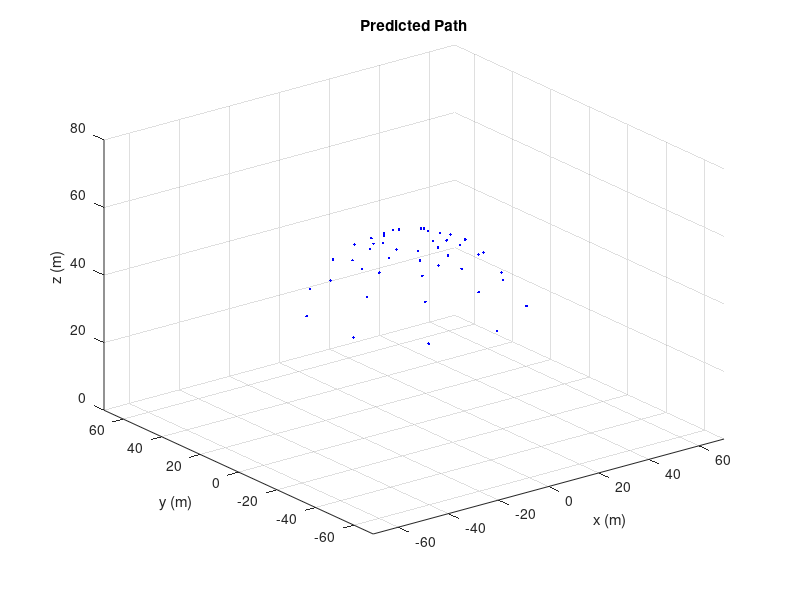

Source code (MATLAB): (Note: this script raises an error after producing the figure.)
%Brook Leigh
%Comes up with a list of (x,y,z) points and corresponding motor values,
%then sends motor values to arduino, records actual position, and compares
%to predicted/requested
clear

L = 56; % (mm) from spine architecture 
d = 4; % (mm) "
disk_diameter = 15; % (mm) diameter of the disk
PWMrange = 500-100;
res = 10;

%These values give a turn angle (theta) and a bend amount (Rc)
minR = log10(2*L/(pi));
maxR = log10(150);
Rc = [logspace(minR,maxR,res/2)];

theta = linspace(0,2*pi,res);
phi = L./Rc;

%All the circles

%initiate state variable
x = zeros(3,length(theta)*length(Rc));
dl = zeros(4,length(theta)*length(Rc));

%for a given theta, an arc is defined along the range of possible bend
%radiuses which each give an (x,y,z) coordinate
l = length(theta);
for i = 1:length(Rc)
    x(1,((i-1)*l+1):i*l) = cos(theta)*Rc(i)*(1-cos(L/Rc(i)));
    x(2,((i-1)*l+1):i*l) = sin(theta)*Rc(i)*(1-cos(L/Rc(i)));
    x(3,((i-1)*l+1):i*l) = Rc(i)*sin(L/Rc(i));

    dl(1,((i-1)*l+1):i*l) = (phi(i)*(Rc(i)-d*cos(theta))-L);
    dl(2,((i-1)*l+1):i*l) = (phi(i)*(Rc(i)+d*cos(theta))-L);
    dl(3,((i-1)*l+1):i*l) = (phi(i)*(Rc(i)-d*sin(theta))-L);
    dl(4,((i-1)*l+1):i*l) = (phi(i)*(Rc(i)+d*sin(theta))-L);
end

%turn length change values into input values
u_model = ones(4,length(dl))*300;
dtheta = dl/(disk_diameter/2);
dPWM = dtheta*PWMrange/pi;
u_model = u_model+dPWM;


%plot result
figure(2)
plot3(x(1,:),x(2,:),x(3,:),'.','color','b')
grid on
title('Predicted Path')
xlabel('x (m)')
ylabel('y (m)')
zlabel('z (m)')
axis([-70 70 -70 70 0 80])

%load data into var
history_tab = readtable('output_input_history_0427.csv','Delimiter',',');
ustar = table2array(history_tab);

xstar = sortrows(ustar(1,:)')';
ystar = sortrows(ustar(2,:)')';
[X,Y] = meshgrid(xstar,ystar);
Z = griddata(ustar(1,:),ustar(2,:),ustar(3,:),X,Y);

xq = zeros(1,length(x));
yq = zeros(1,length(x));
zq = zeros(1,length(x));

u_interp = zeros(4,length(x));

for i = 1:length(x)
    % here's a query point (used an existing point to test)
    xq(i) = x(1,i);
    yq(i) = x(2,i);
    
    % find associated z value for (x,y) pair
    
    zq(i) = interp2(X,Y,Z,xq(i),yq(i),"linear");
    
    %create interpolant objects for each motor given (x,y,z) position
    F1 = scatteredInterpolant(ustar(1:3,:)',ustar(4,:)','linear','linear');
    F2 = scatteredInterpolant(ustar(1:3,:)',ustar(5,:)','linear','linear');
    F3 = scatteredInterpolant(ustar(1:3,:)',ustar(6,:)','linear','linear');
    F4 = scatteredInterpolant(ustar(1:3,:)',ustar(7,:)','linear','linear');
    
    %evaluate the interpolant objects to find motor values given a (x,y,z) pos
    % m1 = round(F1(xq,yq,zq))
    % m2 = round(F2(xq,yq,zq))
    % m3 = round(F3(xq,yq,zq))
    % m4 = round(F4(xq,yq,zq))
    
    m1 = F1(xq(i),yq(i),zq(i));
    m2 = F2(xq(i),yq(i),zq(i));
    m3 = F3(xq(i),yq(i),zq(i));
    m4 = F4(xq(i),yq(i),zq(i));

    u_interp(:,i) = [m1 m2 m3 m4]';
end

%% 

%Establish serial connection to Arduino
device = serialport("/dev/tty.usbmodem11301",115200)
flush(device);

%Establish serial connection to Aurora
fser = serialport('/dev/tty.usbserial-1120',115200,'DataBits',8,'FlowControl','none','StopBits',1,'Timeout',0.001);

%Enter motor values
motorvalue = [300 300 300 300];

%Write to device and read response
write(device,motorvalue,"uint16")
count = size(motorvalue);
response = read(device,count(2),"uint16")

%array to record actual positions
xstar = zeros(length(u_model),10);

%now do same for all u sets
for k = 1:length(u_interp)
    motorvalue = u_interp(:,k)
    k
    write(device,motorvalue,"uint16")
    count = size(motorvalue);
    response = read(device,count(1),"uint16")
    pause(2.5)

    pkt = [];
    while(isempty(pkt))
        pkt = getAuroraPacket(fser,0.1);
    end
    xstar(k,:) = pkt;
end

%return to neutral
motorvalue = [300 300 300 300]';
write(device,motorvalue,"uint16")
count = size(motorvalue);
response = read(device,count(1),"uint16")

% 
%write data to csv files
writematrix(u_model,'input_interp.csv')
writematrix(x,'predicted_interp.csv')
writematrix(xstar,'output_interp.csv')

%disconnect serial ports
clear fser
clear device